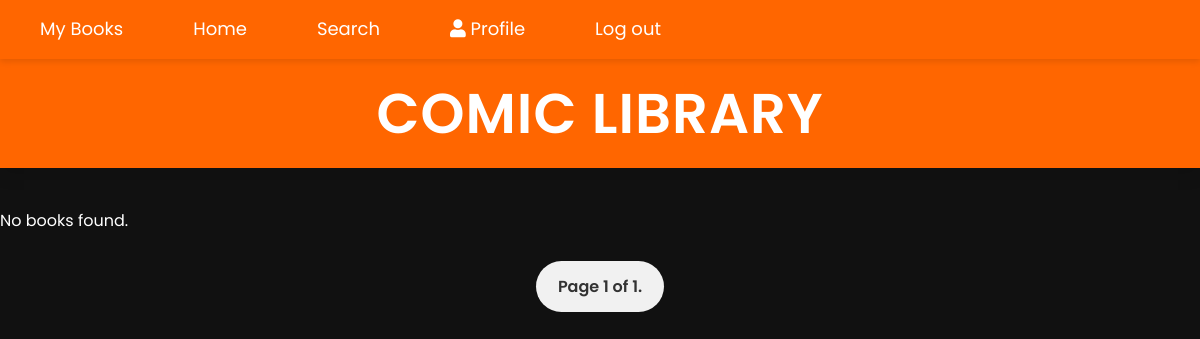
The app's page /book_lis/, older data.
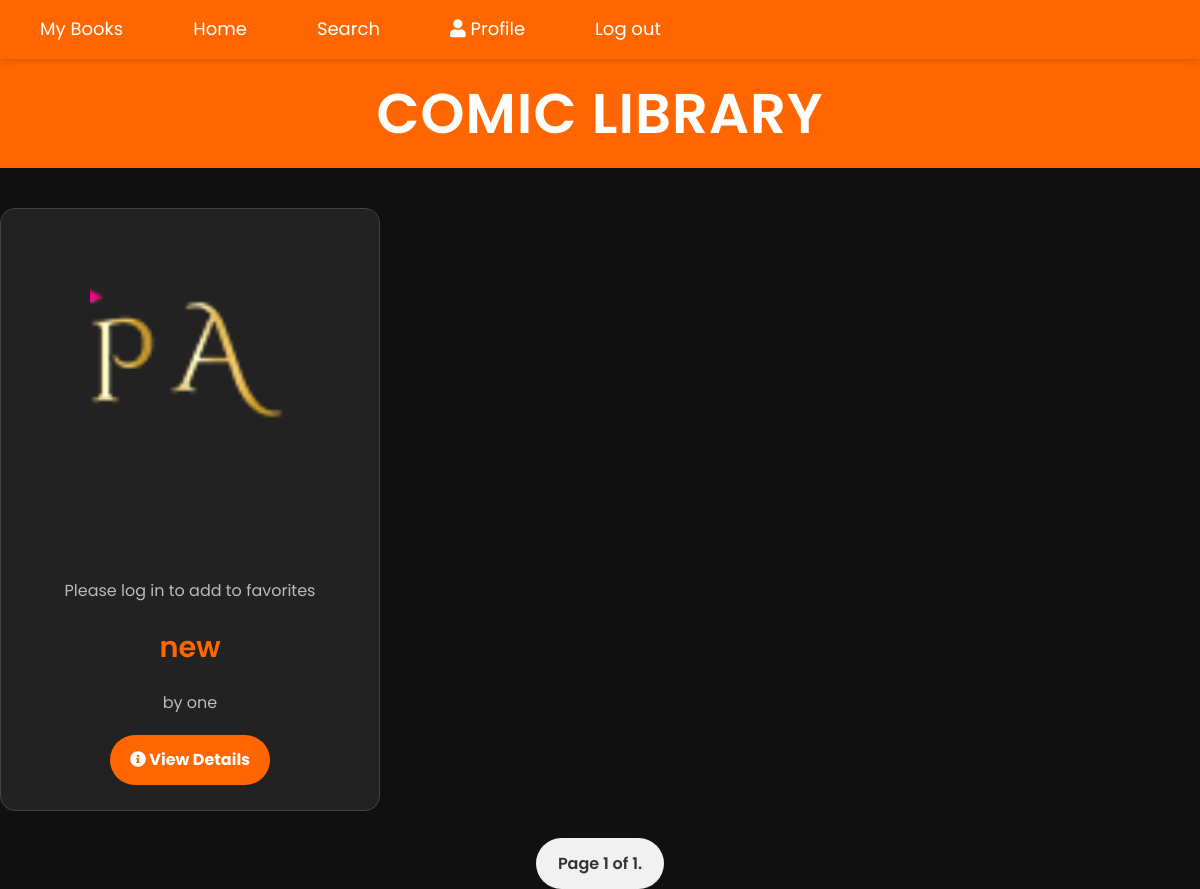
The same page, newer data.
### books/models.py (models this page shows, shortened)
class Book(models.Model):
    title = models.CharField(max_length=255)
    author = models.CharField(max_length=255)
    description = models.TextField()
    cover_image = models.ImageField(upload_to='book_covers/', null=True, blank=True)
    file = models.FileField(upload_to='book_files/', null=True, blank=True)
    published_date = models.DateField()

### books/views.py (the view)
# urls.py: path('book_lis/', views.book_list, name='book_list'),
def book_list(request):
    search_query = request.GET.get('search', '')
    if search_query:
        books = Book.objects.filter(title__icontains=search_query) | Book.objects.filter(author__icontains=search_query)
    else:
        books = Book.objects.all()
    paginator = Paginator(books, 5)
    page_number = request.GET.get('page')
    page_obj = paginator.get_page(page_number)
    return render(request, 'user/book_list.html', {'page_obj': page_obj, 'search_query': search_query})

### templates/user/book_list.html (shortened to what this page needs)
<!DOCTYPE html>
<html lang="en">
<head>
    <link rel="stylesheet" href="https://cdnjs.cloudflare.com/ajax/libs/font-awesome/5.15.3/css/all.min.css">
</head>
<body>
    <nav>
        <ul id="nav-links">
            <li><a href="{% url 'favorite_books' %}">My Books</a></li>
            <li><a href="{% url 'book_list' %}">Home</a></li>
            <li><a href="#" id="search-link">Search</a></li>
            <li><a href="{% url 'user_profile' %}"><i class="fas fa-user"></i> Profile</a></li>
            <li><a href="{% url 'book_logout' %}">Log out</a></li>
        </ul>
    </nav>
    <h1>COMIC Library</h1>
    <div class="book-list">
        {% for book in page_obj %}
            <div class="book-item">
                <img src="{{ book.cover_image.url }}" alt="Cover Image">
                {% if user.is_authenticated %}
                    <a href="{% url 'toggle_favorite' book.id %}" class="favorite-icon {% if book in user.favorites.all %}favorited{% endif %}">
                        <i class="fas fa-heart"></i>
                    </a>
                {% else %}
                    <p>Please log in to add to favorites</p>
                {% endif %}
                <h3>{{ book.title }}</h3>
                <p>by {{ book.author }}</p>
                <a href="{% url 'book_detail' book.id %}">
                    <i class="fas fa-info-circle icon"></i> View Details
                </a>
            </div>
        {% empty %}
            <div>No books found.</div>
        {% endfor %}
    </div>
    <div class="pagination">
        <span class="step-links">
            <span class="current">
                Page {{ page_obj.number }} of {{ page_obj.paginator.num_pages }}.
            </span>
        </span>
    </div>
</body>
</html>

### templates/user/book_list.html (style rules this page uses)
body { font-family: 'Poppins', sans-serif; background-color: #111; margin: 0; padding: 0; color: #fff; line-height: 1.6; }
h1 { text-align: center; padding: 10px; background-color: #ff6600; color: white; margin: 0; font-size: 3.5rem; font-weight: 600; letter-spacing: 1px; text-transform: uppercase; box-shadow: 0 8px 15px rgba(0, 0, 0, 0.1); transition: background-color 0.3s ease, transform 0.3s ease; }
nav { background-color:#ff6600; padding: 15px; position: sticky; top: 0; z-index: 1000; box-shadow: 0 3px 6px rgba(0, 0, 0, 0.1); transition: background-color 0.3s ease; display: flex; justify-content: space-between; align-items: center; }
nav ul { list-style-type: none; margin: 0; padding: 0; text-align: center; display: flex; }
nav ul li { margin-right: 20px; }
nav ul li:last-child { margin-right: 0; }
nav ul li a { color: white; text-decoration: none; font-size: 18px; padding: 12px 25px; border-radius: 25px; background-color: transparent; transition: background-color 0.3s ease, transform 0.3s ease; }
.book-list { display: grid; grid-template-columns: repeat(auto-fill, minmax(280px, 1fr)); gap: 30px; padding-top: 40px; }
.book-item { background-color: #222; padding: 25px; border-radius: 15px; box-shadow: 0 6px 18px rgba(0, 0, 0, 0.1); text-align: center; position: relative; border: 1px solid #444; transition: transform 0.3s ease, box-shadow 0.3s ease; }
.book-item img { max-width: 200px; height: 300px; object-fit: cover; border-radius: 12px; margin-bottom: 20px; }
.book-item h3 { font-size: 1.8rem; color: #ff6600;; margin: 20px 0; font-weight: 600; transition: color 0.3s ease; }
.book-item p { color: #bbb; font-size: 1rem; margin-bottom: 20px; }
.book-item a { display: inline-block; background-color: #ff6600; color: white; padding: 12px 20px; border-radius: 30px; text-decoration: none; font-weight: bold; transition: background-color 0.3s ease, transform 0.3s ease; }
.pagination { text-align: center; margin-top: 40px; }
.pagination .current { padding: 14px 22px; margin: 0 12px; background-color: #f1f1f1; color: #333; border-radius: 30px; font-weight: 600; }

Row changes from the older to the newer data that the page shows:
added Book: cover_image (picture), title "new", author "one"
Text that changed along with them:
text no longer shown: "No books found."
